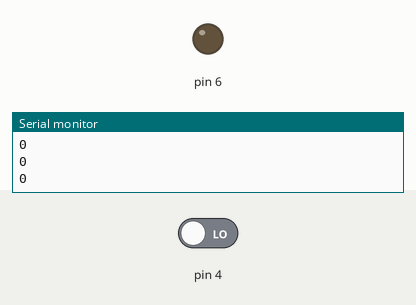
This sketch was run on a simulated Arduino Uno, built with avr-gcc and run on an emulated ATmega328P. Shown: output pins drawn as LEDs (lit = HIGH), the last lines printed to the serial monitor. The test bench sets the inputs (shaded band); at power-on: pin 4 LOW.

Above: at 1.8 s.
1.9 s: pin 4 driven HIGH
At 2.5 s:
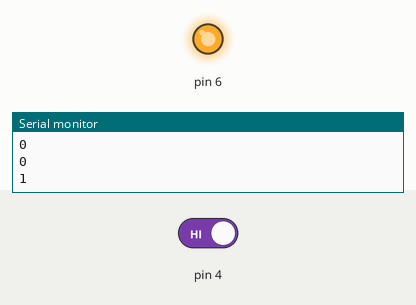
3.5 s: pin 4 driven LOW
At 4.9 s:
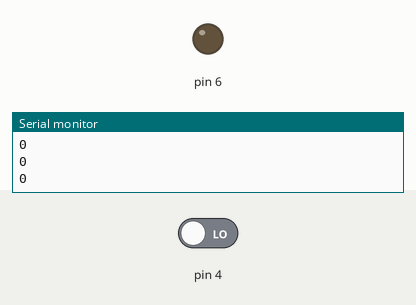
Timing chart, 0 to 6.5 s (numbered marks = the images above; inputs shaded):
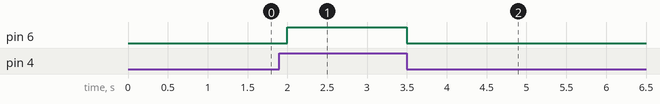

The sketch:

LDR_SENSOR.ino
```cpp
void setup()
{
  Serial.begin(9600);
  pinMode(4,INPUT);
  pinMode(6,OUTPUT);
}
int x;
void loop()
{
  x=digitalRead(4);
 Serial.println(x);
  if(x==1)digitalWrite(6,HIGH);
  else digitalWrite(6,LOW);
  delay(500);

}
```

Measured:
- after the input at 1.9 s, pin 6: LOW → HIGH after 0.10 s
- after the input at 3.5 s, pin 6: HIGH → LOW at once
